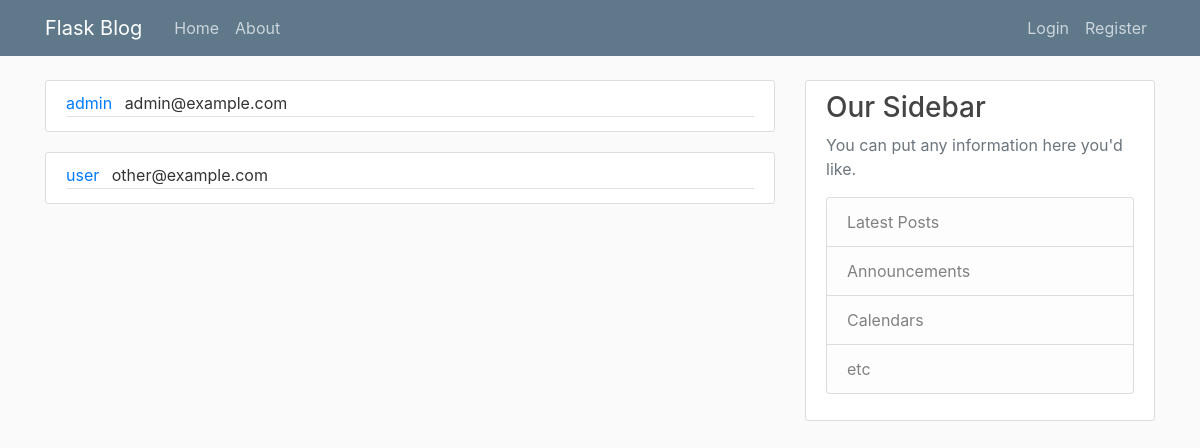
/admin, run on an earlier commit of the app's database.
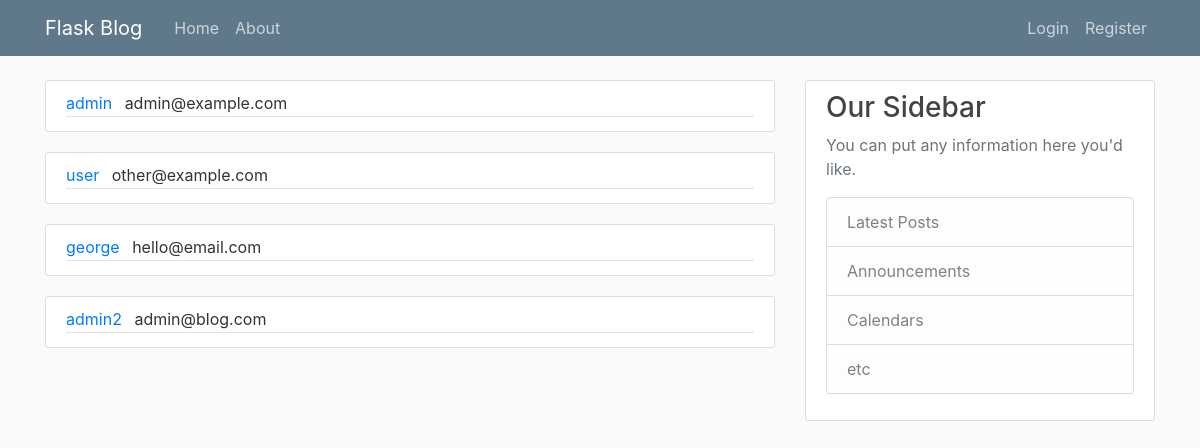
And on a later commit of the database.
### db_interface.py (models this page shows, shortened)
class User(db.Model):
    id = db.Column(db.Integer, primary_key=True)
    username = db.Column(db.String(20), unique=True, nullable=False)
    email = db.Column(db.String(120), unique=True, nullable=False)
    image_file = db.Column(db.String(20), nullable=False, default='default.jpg')
    password = db.Column(db.String(60), nullable=False)
    posts = db.relationship('Post', backref='author', lazy=True)

### flaskblog.py (the view)
@app.route("/admin")
def admin():
    return render_template('admin.html', users=User.query.all())

### Templates/admin.html (shortened to what this page needs)
<html>
    <head></head>
    <body>{% extends "layout.html" %}
    {% block content %}
        {% for user in users %}
            <article class="media content-section">
              <div class="media-body">
                <div class="article-metadata">
                  <a class="mr-2" href="#">{{ user.username }}</a>
                  <a class="mr-2">{{ user.email }}</a>
                </div>
            </article>
        {% endfor %}
    {% endblock content %}

### Templates/layout.html (shortened to what this page needs)
<html>
<head>
    <link rel="stylesheet" href="https://maxcdn.bootstrapcdn.com/bootstrap/4.0.0/css/bootstrap.min.css">
    <link rel="stylesheet" type="text/css" href="{{ url_for('static', filename='main.css') }}">
    </head><body>
    <header class="site-header">
      <nav class="navbar navbar-expand-md navbar-dark bg-steel fixed-top">
        <div class="container">
          <a class="navbar-brand mr-4" href="/">Flask Blog</a>
          <div class="collapse navbar-collapse" id="navbarToggle">
            <div class="navbar-nav mr-auto">
              <a class="nav-item nav-link" href="{{ url_for('home') }}">Home</a>
              <a class="nav-item nav-link" href="{{ url_for('about') }}">About</a>
            </div>
            <div class="navbar-nav">
              <a class="nav-item nav-link" href="{{ url_for('login') }}">Login</a>
              <a class="nav-item nav-link" href="{{ url_for('register') }}">Register</a>
            </div>
          </div>
        </div>
      </nav>
    </header>
    <main role="main" class="container">
      <div class="row">
        <div class="col-md-8">
          {% block content %}{% endblock %}
        </div>
        <div class="col-md-4">
          <div class="content-section">
            <h3>Our Sidebar</h3>
            <p class="text-muted">You can put any information here you'd like.
              </p><ul class="list-group">
                <li class="list-group-item list-group-item-light">Latest Posts</li>
                <li class="list-group-item list-group-item-light">Announcements</li>
                <li class="list-group-item list-group-item-light">Calendars</li>
                <li class="list-group-item list-group-item-light">etc</li>
              </ul>
          </div>
        </div>
      </div>
    </main>
</body></html>

### static/main.css (style rules this page uses)
body { background: #fafafa; color: #333333; margin-top: 5rem; }
h1, h2, h3, h4, h5, h6 { color: #444444; }
.bg-steel { background-color: #5f788a; }
.site-header .navbar-nav .nav-link { color: #cbd5db; }
.content-section { background: #ffffff; padding: 10px 20px; border: 1px solid #dddddd; border-radius: 3px; margin-bottom: 20px; }
.article-metadata { padding-bottom: 1px; margin-bottom: 4px; border-bottom: 1px solid #e3e3e3 }

What changed in the data, as far as the page shows it:
added User: username "george", email "hello@email.com"
added User: username "admin2", email "admin@blog.com"
